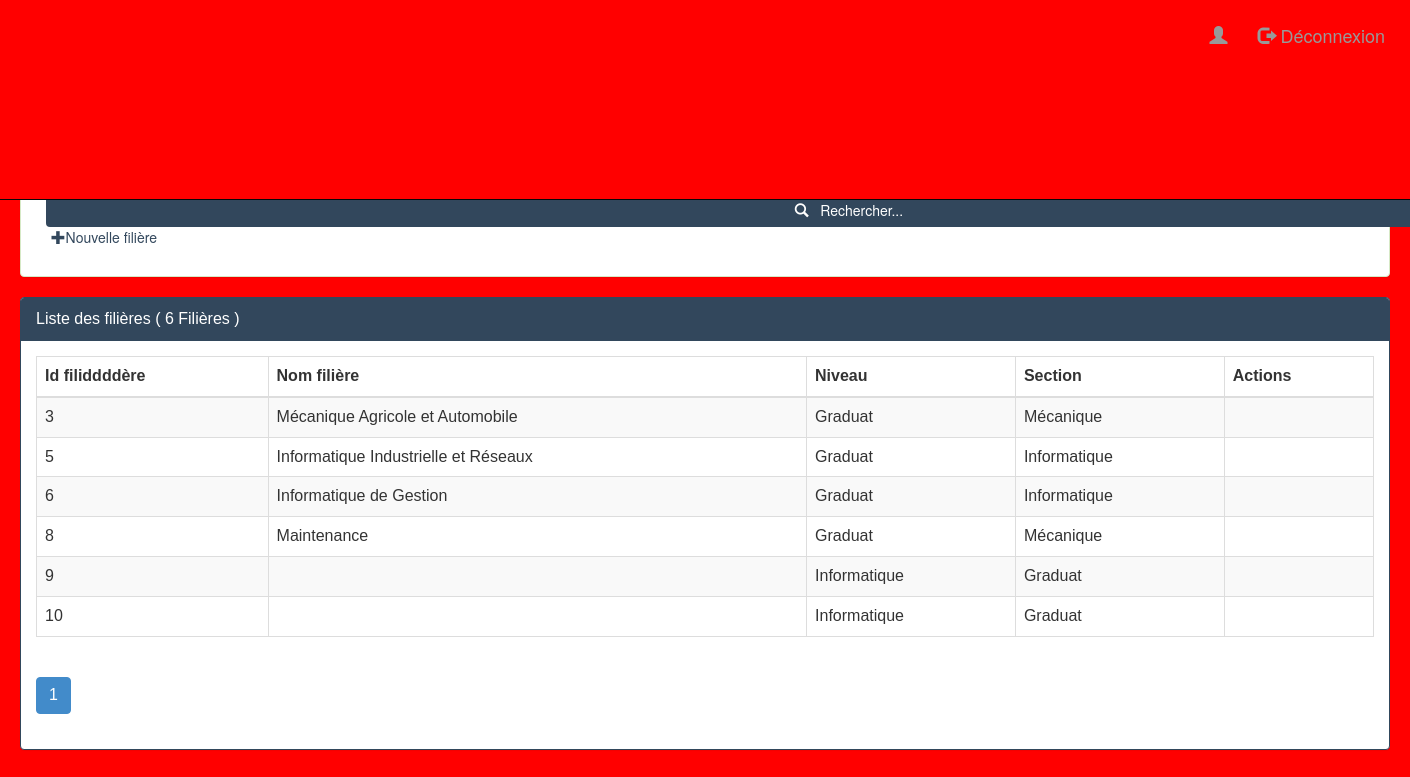
Page /views/filiere.php on the committed database.
### tables this page shows
CREATE TABLE IF NOT EXISTS `filiere` (
  `idF` int(11) NOT NULL AUTO_INCREMENT,
  `nomF` varchar(255) NOT NULL,
  `section` varchar(255) NOT NULL,
  `niveau` varchar(255) NOT NULL,
  PRIMARY KEY (`idF`)
);

### views/filiere.php (the view, shortened to what this page needs)
<?php
    require_once("../bd/connexion.php");
    $nomf=isset($_GET['nomF'])?$_GET['nomF']:"";
    $niveau=isset($_GET['niveau'])?$_GET['niveau']:"all";
    $size=isset($_GET['size'])?$_GET['size']:9;
    $page=isset($_GET['page'])?$_GET['page']:1;
    $offset=($page-1)*$size;
    if($niveau=="all"){
        $requete="select * from filiere where nomF like '%$nomf%' order by idF limit $size offset $offset";
        $requeteCount="select count(*) countF from filiere where nomF like '%$nomf%'";
    }else{
        $requete="select * from filiere where nomF like '%$nomf%' and niveau= '$niveau' order by idF limit $size";
        $requeteCount="select count(*) countF from filiere where nomF like '%$nomf%' and niveau= '$niveau'";
    }
    $resultatF=$pdo->query($requete);
    $resultatCount=$pdo->query($requeteCount);
    $tabCount=$resultatCount->fetch();
    $nbrFiliere=$tabCount['countF'];
    $reste=$nbrFiliere % $size;
    if( $reste == 0)
        $nbrPage = $nbrFiliere/$size;
    else
        $nbrPage=floor($nbrFiliere/$size)+1;
?>
<html>
    <head>
        <link rel="stylesheet" type="text/css" href="../css/bootstrap.min.css">
        <link rel="stylesheet" type="text/css" href="../css/Filiere.css">
    </head>
    <body>
        <?php include("menu.php") ?>
        <div class="container-fluid">
            <div class="row">
            <div class="panel panel-success" style="margin-top: 67px;">
                <div class="panel-heading"> Recherche des filières... </div>
                <div class="panel-body">
                     <form method="get" action="filiere.php" class="form-inline">
                        <div class="form-group">
                        </div>
                        <label for="niveau"> Niveau : </label>
                        <div class="form-group">
                        </div>
                        <button type="submit" class="btn btn"  style="background: #32475c; color:white">
                            <span class="glyphicon glyphicon-search"> </span>&nbsp;&nbsp; Rechercher...
                         </button> &nbsp; &nbsp;
                         <a href="nouvelleFiliere.php">
                             <span class="glyphicon glyphicon-plus"> </span>Nouvelle filière
                         </a>
                    </form>
                </div>
            </div>
            <div class="panel panel-primary" style="font-family: 'Raleway', sans-serif; font-size: 16px; border: 1px solid #32475c">
                <div class="panel-heading" style=" background:#32475c; border:none"> Liste des filières ( <?php echo $nbrFiliere; ?> Filières ) </div>
                <div class="panel-body">
                    <table class="table table-striped table-bordered">
                        <thead>
                            <tr>
                                <th style="width:auto;">Id filiddddère</th>
                                <th>Nom filière</th>
                                <th>Niveau</th>
                                <th>Section</th>
                                <th>Actions</th>
                            </tr>
                        </thead>
                        <tbody>
                               <?php while($filiere=$resultatF->fetch()){?>
                                   <tr>
                                        <td><?php echo $filiere['idF'] ?></td>
                                        <td><?php echo $filiere['nomF']?></td>
                                        <td><?php echo $filiere['niveau'] ?></td>
                                        <td><?php echo $filiere['section']?></td>
                                       <td>
                                       </td>
                                   </tr>
                               <?php }?>
                        </tbody>
                    </table>
                    <div>
                        <ul class="pagination pagination-md" >
                            <?php for($i=1; $i<=$nbrPage; $i++){ ?>
                               <li class="<?php if($i==$page) echo 'active' ?>" >
                                   <a href="filiere.php?page=<?php echo $i; ?>&nomF=<?php echo $nomf ?>&niveau=<?php echo $niveau ?>">
                                       <?php echo $i; ?>
                                   </a>
                               </li>
                            <?php } ?>
                        </ul>
                    </div>
                  </div>
            </div>
         </div>
       </div>
    </body>
</html>

### views/menu.php (shortened to what this page needs)
<link rel="stylesheet" type="text/css" href="../css/Menu.css">
<nav class="navbar navbar-inverse navbar-fixed-top" >
    <div class="container-fluid">
            <ul class="nav navbar-nav navbar-right">
                <li><a href="#" title ="User"><i class='glyphicon glyphicon-user '></i><?php echo ' '. $_SESSION['user']['username']?></a></li>
                <li><a href="../traitement/seDeconnecter.php" title="Déconnexion"><i class='glyphicon glyphicon-log-out '></i> Déconnexion</a></li>
            </ul>
    </div>
</nav>

### css/Filiere.css (style rules this page uses)
body { margin: 25px; padding: 10px; }

### css/Menu.css (style rules this page uses)
a { color:#32475c; }
button { width: 120%; margin-left: 10px; outline: none; }
.navbar { min-height: 200px !important; background-color: red; }
body { background-color:red !important; }

### views/menu.php (style rules this page uses)
.navbar { min-height: 80px; font-size: 18px; padding: 10px; color:white !important; }

### rows in the picture
filiere: idF "3", nomF "Mécanique Agricole et Automobile", niveau "Graduat", section "Mécanique"
filiere: idF "5", nomF "Informatique Industrielle et Réseaux", niveau "Graduat", section "Informatique"
filiere: idF "6", nomF "Informatique de Gestion", niveau "Graduat", section "Informatique"
filiere: idF "8", nomF "Maintenance", niveau "Graduat", section "Mécanique"
filiere: idF "9", niveau "Informatique", section "Graduat"
filiere: idF "10", niveau "Informatique", section "Graduat"

### other values in the picture
$nbrFiliere "6"
